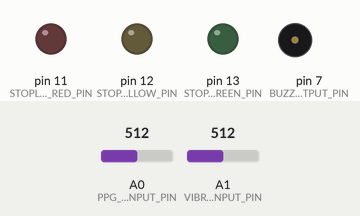
A sketch run on a simulated Arduino Uno, built with avr-gcc and run on an emulated ATmega328P. Shown: output pins drawn as LEDs (lit = HIGH), buzzer (waves = sounding, pin HIGH). The inputs (shaded band) are chosen by the test bench; at power-on: A0 (PPG_ANALOG_INPUT_PIN) = 512, A1 (VIBRATION_SENSOR_ANALOG_INPUT_PIN) = 512. What the sketch prints to the serial monitor is not drawn.

Above: at 1.2 s.
1.3 s: A0 (PPG_ANALOG_INPUT_PIN) set to 522
At 2.3 s:
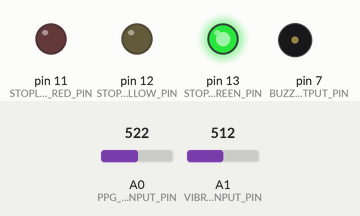
At 4.2 s:
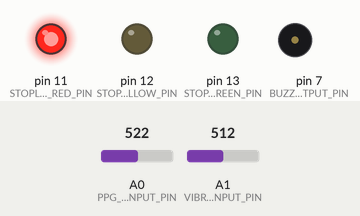
4.3 s: A1 (VIBRATION_SENSOR_ANALOG_INPUT_PIN) set to 440
6.4 s: A1 (VIBRATION_SENSOR_ANALOG_INPUT_PIN) set to 410
8.4 s: A1 (VIBRATION_SENSOR_ANALOG_INPUT_PIN) set to 352
10.4 s: A1 (VIBRATION_SENSOR_ANALOG_INPUT_PIN) set to 321
12.4 s: A1 (VIBRATION_SENSOR_ANALOG_INPUT_PIN) set to 511
At 12.77 s:
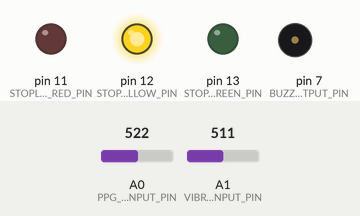
Timing chart, 0 to 15.0 s (numbered marks = the images above; inputs shaded):
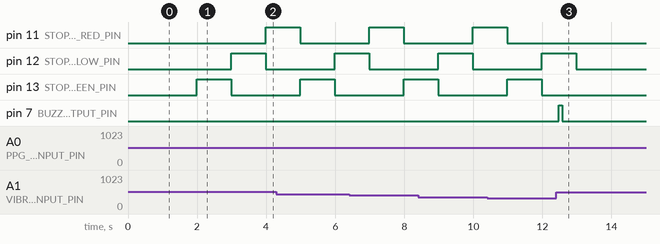

Measured:
- the behaviour switches between 514 and 515 on A0 (PPG_ANALOG_INPUT_PIN) (found by bisection; images 0 and 1)
- after the input at 1.3 s, pin 11 (STOPLIGHT_DIGITAL_OUTPUT_RED_PIN): LOW → HIGH after 2.7 s; pin 12 (STOPLIGHT_DIGITAL_OUTPUT_YELLOW_PIN): LOW → HIGH after 1.7 s, → LOW 1.0 s later; pin 13 (STOPLIGHT_DIGITAL_OUTPUT_GREEN_PIN): LOW → HIGH after 0.69 s, → LOW 1.0 s later
- after the input at 12.4 s, pin 11 (STOPLIGHT_DIGITAL_OUTPUT_RED_PIN): stays LOW (without the input it goes to HIGH after 0.57 s); pin 13 (STOPLIGHT_DIGITAL_OUTPUT_GREEN_PIN): stays LOW (without the input it goes to HIGH after 1.6 s); pin 7 (BUZZER_DIGITAL_OUTPUT_PIN): LOW → HIGH after 0.08 s, → LOW 0.10 s later

The sketch:

IEEE_SoutheastCon_2024_SW.ino
```cpp
#include <avr/wdt.h>

#define DEBUG true // Debug Mode optional, allows full send of real time data streams


#define PPG_ANALOG_INPUT_PIN 0                // PPG Signal Pin Number
#define VIBRATION_SENSOR_ANALOG_INPUT_PIN 1   // Vibration Sensor Pin Number
#define BUZZER_DIGITAL_OUTPUT_PIN 7           // Buzzer Signal Pin Number
#define STOPLIGHT_DIGITAL_OUTPUT_GREEN_PIN 13
#define STOPLIGHT_DIGITAL_OUTPUT_YELLOW_PIN 12
#define STOPLIGHT_DIGITAL_OUTPUT_RED_PIN 11

// Length of history Buffers
#define VIBRATION_HIST_LENGTH 20
#define PPG_HIST_LENGTH 5
//Interbeat Interval Length
#define IBI_HIST_LENGTH 5
#define HB_THRESHOLD 3
// 335 Milliseconds for Threshold
#define IBI_HARD_THRESHOLD 335


// FN Prototypes
float variance(int a[], int n); // Calculates Variance of an array
int totalGain(int a[], int n, int Tail); // Calculates the accumulative rise in a time series of data
int average(int a[], int n); // Calculates average of array

bool NEW_DATA = false;               // Indicate when new Data is available

int NEXT_PPG_SAMPLE = 0;             // Storage for new PPG module serial data
int FILTERED_NEXT_PPG = 0;           // Storage for PPG serial data after filtering
int PPG_HISTORY[PPG_HIST_LENGTH];     // History for PPG signal to extract the Interbeat Intervals
unsigned char PPG_INDEX = 0;
int DPG_CURRENT = 0;

float CURRENT_HEART_RATE = 0;
int IBI_HIST[IBI_HIST_LENGTH];      // History of Interbeat Intervals used to calculate Heart Rate
int IBI_INDEX = 0;

int NEXT_VIBRATION_SENSOR_SAMPLE = 0;
int VIBRATION_HISTORY[VIBRATION_HIST_LENGTH];   // History of Vibrations to detect tremors
unsigned char VIBRATION_INDEX = 0;
int VIBRATION_COUNT = 0;

// For Calibration Implementation
int WALK_TREMOR_THRESHOLD = 700; // From Testing
float ABNORMAL_HEART_RATE_THRESHOLD = 90.0; // Typical Abnormally high heart rate

// Stoplight Flag
bool STOPLIGHT_ENABLE = false;

// Real Time Track
int T = 0;
int T_ms = 0;
int HeartTime = 0; // Milliseconds between Heartbeats
#define MS_PER_DATA_SAMPLE 5

// State Tracking
char state = 'F';  // F for Fine, T for Tremor, P for Predict Tremor.
char nextState = 'F';

void setup() {
  wdt_enable(WDTO_2S); // Enable 2 second Watchdog timer for our main loop
  // set timer1 to 200 Hz
  TCCR1A = 0; // set TCCR2A register to 0
  TCCR1B = 0; // same for TCCR2B
  TCNT1  = 0; //initialize counter value to 0
  // set compare match register for 200 Hz increments
  OCR1A = 77; // 77.125 = (16*10^6) / (200*1024) - 1 (must be <65536)
  // turn on CTC mode
  TCCR1B |= (1 << WGM12);
  // Set CS12 and CS10 bits for 1024 prescaler
  TCCR1B |= (1 << CS12) | (1 << CS10);
  // enable timer compare interrupt
  TIMSK1 |= (1 << OCIE1A);

  // starting serial connection with 115200 baud
  Serial.begin(115200);
  Serial.println("INITIALIZING!!!");

  // Setting up digital output ports
  pinMode(BUZZER_DIGITAL_OUTPUT_PIN, OUTPUT);
  pinMode(STOPLIGHT_DIGITAL_OUTPUT_GREEN_PIN, OUTPUT);
  pinMode(STOPLIGHT_DIGITAL_OUTPUT_YELLOW_PIN, OUTPUT);
  pinMode(STOPLIGHT_DIGITAL_OUTPUT_RED_PIN, OUTPUT);
}


void loop() {
  if (NEW_DATA) {
    NEW_DATA = false;
    FILTERED_NEXT_PPG = FILTERED_NEXT_PPG * 0.85 + NEXT_PPG_SAMPLE * 0.15;  // implements crude low pass filter
    PPG_HISTORY[PPG_INDEX] = FILTERED_NEXT_PPG;
    // DPG_CURRENT = variance(PPG_HISTORY, PPG_HIST_LENGTH);
    DPG_CURRENT = totalGain(PPG_HISTORY, PPG_HIST_LENGTH, PPG_INDEX); // see new Gain from PPG

    // Keep array of Heartbeats
    if (DPG_CURRENT >= HB_THRESHOLD) { // Threshold Found through testing
      if ((HeartTime > IBI_HARD_THRESHOLD)) {
        IBI_HIST[IBI_INDEX] = HeartTime; // Record Heartbeat
        IBI_INDEX +=1;
        if (IBI_INDEX >= IBI_HIST_LENGTH) { // Reset Index
          IBI_INDEX = 0;
        }
        HeartTime = 0; // Reset IBI Time

        float avgHR = 60000.0 / ((float) average(IBI_HIST, IBI_HIST_LENGTH));
        if (avgHR > ABNORMAL_HEART_RATE_THRESHOLD) {
          nextState = 'P'; // Predict Gait Freeze
        } else if (state != 'T') {
          nextState = 'F'; // Otherwise we are fine (At least until Tremor Check)
        }
        if (DEBUG) {
          Serial.print(">HR:");
          Serial.println(avgHR);
        }

      }

    }

    PPG_INDEX +=1;
    if (PPG_INDEX >= PPG_HIST_LENGTH) {
      PPG_INDEX = 0; // Reset Index for cyclic Buffer
    }

    if (DEBUG) {
      Serial.print(">DPG:");
      Serial.println(DPG_CURRENT);

      Serial.print(">PPG:");
      Serial.println(FILTERED_NEXT_PPG);  // prints PPG serial for plotting

      Serial.print(">VS:");
      Serial.println(NEXT_VIBRATION_SENSOR_SAMPLE);
    }
  }


  // Calculate variance of Vibrations to detect state of Patient
  if (VIBRATION_COUNT >= VIBRATION_HIST_LENGTH) {
    VIBRATION_COUNT = 0;
    float var = variance(VIBRATION_HISTORY, VIBRATION_HIST_LENGTH);
    if (var >  WALK_TREMOR_THRESHOLD) {
      nextState = 'T';
    } else if (nextState != 'P'){ // no tremors, no predict
      nextState = 'F';            // all good.
    }
    // Serial.print(">VAR:");
    // Serial.println(var);
  }


  // State updates
  if (state != nextState) {
    state = nextState;
    switch (state) {
    case 'F':
      // State of well being, No Buzzer, no Extra Light stimulation.
      digitalWrite(BUZZER_DIGITAL_OUTPUT_PIN, LOW);
      STOPLIGHT_ENABLE = false;
      break;
    case 'T':
      // State of Tremor, Full Blast Stimulation with Buzzer and Stoplight shifting
      digitalWrite(BUZZER_DIGITAL_OUTPUT_PIN, HIGH);
      STOPLIGHT_ENABLE = true;
      break;
    case 'P':
      // State of Anticipated Tremor, (Spike in Heart Rate), Stoplight Shifting to help with extra stimulation.
      digitalWrite(BUZZER_DIGITAL_OUTPUT_PIN, LOW);
      STOPLIGHT_ENABLE = true;
      break;
    default: // ??? State, Force Reset by timing out WDT
      // Two Second Watchdog Timer Timeout still provides adequate Real Time responsiveness for this application.
      while (true) {
      // wait on WDT
      }
      break;
    }
  }


  // Don't Get Bit
  wdt_reset();

}

/*
  ISR generated by Timer 1
  Timer 1 timeouts for a 200 Hz pulse
  Reads PPG analog input
*/
ISR(TIMER1_COMPA_vect) {
  // Interrupt performs Data collection, as well as movement of LEDs of stoplight
  NEW_DATA = true;

  // Real Time Data Tracking
  T_ms +=MS_PER_DATA_SAMPLE;
  HeartTime += MS_PER_DATA_SAMPLE;
  if (T_ms >= 1000) {
    T +=1;
    T_ms -=1000;
  }


  VIBRATION_COUNT+=1;
  NEXT_PPG_SAMPLE = analogRead(PPG_ANALOG_INPUT_PIN);
  NEXT_VIBRATION_SENSOR_SAMPLE = analogRead(VIBRATION_SENSOR_ANALOG_INPUT_PIN);
  VIBRATION_HISTORY[VIBRATION_INDEX] = NEXT_VIBRATION_SENSOR_SAMPLE;
  VIBRATION_INDEX +=1;
  if (VIBRATION_INDEX == VIBRATION_HIST_LENGTH) { // Cyclic Buffer for Vibration History
    VIBRATION_INDEX = 0;
  }

  static byte sl_state = 0;
  static int last_T = 0;
  if (last_T != T) {
    last_T = T;
    if (STOPLIGHT_ENABLE) {
      // Do Stoplight State Stuff
      switch (sl_state) {
      case (0) :
        sl_state+=1;
        digitalWrite(STOPLIGHT_DIGITAL_OUTPUT_GREEN_PIN, HIGH);
        digitalWrite(STOPLIGHT_DIGITAL_OUTPUT_YELLOW_PIN, LOW);
        digitalWrite(STOPLIGHT_DIGITAL_OUTPUT_RED_PIN, LOW);
        break;
      case (1):
        sl_state+=1;
        digitalWrite(STOPLIGHT_DIGITAL_OUTPUT_GREEN_PIN, LOW);
        digitalWrite(STOPLIGHT_DIGITAL_OUTPUT_YELLOW_PIN, HIGH);
        digitalWrite(STOPLIGHT_DIGITAL_OUTPUT_RED_PIN, LOW);
        break;
      case (2):
        sl_state = 0;
        digitalWrite(STOPLIGHT_DIGITAL_OUTPUT_GREEN_PIN, LOW);
        digitalWrite(STOPLIGHT_DIGITAL_OUTPUT_YELLOW_PIN, LOW);
        digitalWrite(STOPLIGHT_DIGITAL_OUTPUT_RED_PIN, HIGH);
        break;
      default:
        sl_state = 0;
        break;
      }

    } else {
      // Turn Off Stoplight
      sl_state = 0;
      digitalWrite(STOPLIGHT_DIGITAL_OUTPUT_GREEN_PIN, LOW);
      digitalWrite(STOPLIGHT_DIGITAL_OUTPUT_YELLOW_PIN, LOW);
      digitalWrite(STOPLIGHT_DIGITAL_OUTPUT_RED_PIN, LOW);
    }
  }
}

float variance(int a[], int n)
{
    // Compute mean (average of elements)
    double sum = 0;

    for (int i = 0; i < n; i++) sum +=  (double) a[i];
    double mean = (double)sum / (double)n;
    // Compute sum squared differences with mean.
    double sqDiff = 0;
    for (int i = 0; i < n; i++)
        sqDiff += ((double)a[i] - mean) * ((double)a[i] - mean);
    return (float)sqDiff / n;
}

int totalGain(int a[], int n, int Tail) {

  int i = 0;
  int tail = Tail; // Make a copy to use
  int before_tail = Tail - 1;


  int sum = 0;

  for (i=0; i < (n-2); i++) { // Sum of differences of circular Buffer.
    if (tail <= 0) {
      tail = n-1;
    }
    if (before_tail <= 0) {
      before_tail = n-1;
    }

    sum += (a[tail] - a[before_tail]) ;
    tail-=1;
    before_tail-=1;
  }
  return sum;
}

int average(int a[], int n) {
  int sum = 0;
  int i = 0;
  for (i = 0; i < n; i++) {
    sum += a[i];
  }
  return (sum/n);
}
```
